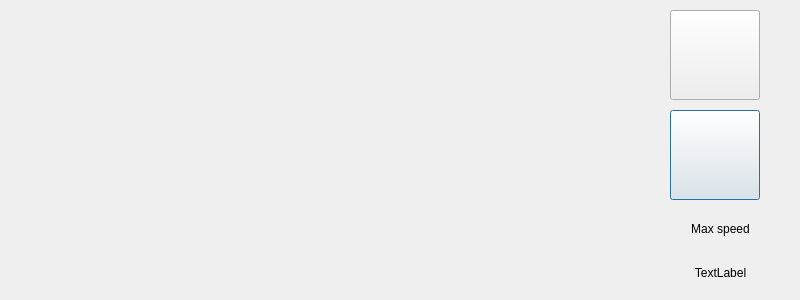
<?xml version="1.0" encoding="UTF-8"?>
<ui version="4.0">
 <class>RouteDialog</class>
 <widget class="QDialog" name="RouteDialog">
  <property name="geometry">
   <rect>
    <x>0</x>
    <y>0</y>
    <width>800</width>
    <height>300</height>
   </rect>
  </property>
  <property name="windowTitle">
   <string>Dialog</string>
  </property>
  <widget class="QPushButton" name="newPushButton">
   <property name="geometry">
    <rect>
     <x>670</x>
     <y>110</y>
     <width>90</width>
     <height>90</height>
    </rect>
   </property>
   <property name="text">
    <string/>
   </property>
   <property name="icon">
    <iconset resource="graphics.qrc">
     <normaloff>:/new/prefix1/Graphics/route_new.png</normaloff>:/new/prefix1/Graphics/route_new.png</iconset>
   </property>
   <property name="iconSize">
    <size>
     <width>85</width>
     <height>85</height>
    </size>
   </property>
  </widget>
  <widget class="QPushButton" name="sendPushButton">
   <property name="geometry">
    <rect>
     <x>670</x>
     <y>10</y>
     <width>90</width>
     <height>90</height>
    </rect>
   </property>
   <property name="text">
    <string/>
   </property>
   <property name="icon">
    <iconset resource="graphics.qrc">
     <normaloff>:/new/prefix1/Graphics/route_save.png</normaloff>:/new/prefix1/Graphics/route_save.png</iconset>
   </property>
   <property name="iconSize">
    <size>
     <width>85</width>
     <height>85</height>
    </size>
   </property>
  </widget>
  <widget class="QWidget" name="">
   <property name="geometry">
    <rect>
     <x>660</x>
     <y>210</y>
     <width>121</width>
     <height>81</height>
    </rect>
   </property>
   <layout class="QVBoxLayout" name="verticalLayout">
    <item>
     <widget class="QLabel" name="maxSpeedLabel">
      <property name="text">
       <string>Max speed</string>
      </property>
      <property name="alignment">
       <set>Qt::AlignCenter</set>
      </property>
     </widget>
    </item>
    <item>
     <widget class="QLabel" name="speedValueLabel">
      <property name="text">
       <string>TextLabel</string>
      </property>
      <property name="alignment">
       <set>Qt::AlignCenter</set>
      </property>
     </widget>
    </item>
   </layout>
  </widget>
  <widget class="QLabel" name="labelInfoToUser">
   <property name="geometry">
    <rect>
     <x>10</x>
     <y>310</y>
     <width>521</width>
     <height>51</height>
    </rect>
   </property>
   <property name="text">
    <string/>
   </property>
  </widget>
 </widget>
 <resources>
  <include location="graphics.qrc"/>
 </resources>
 <connections/>
</ui>
